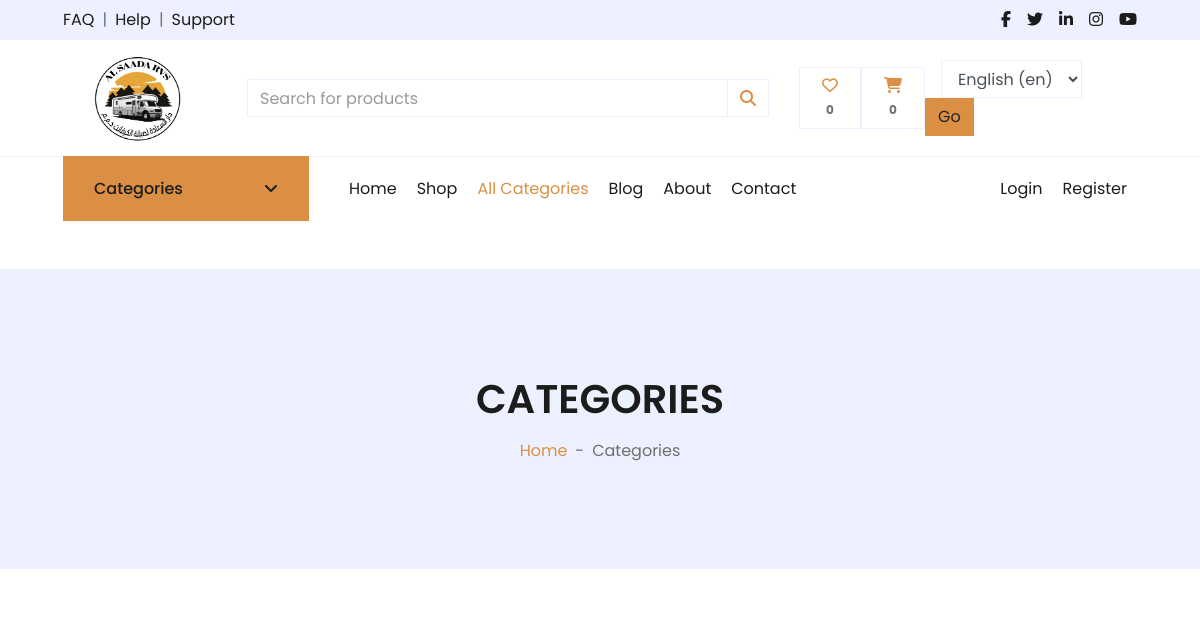
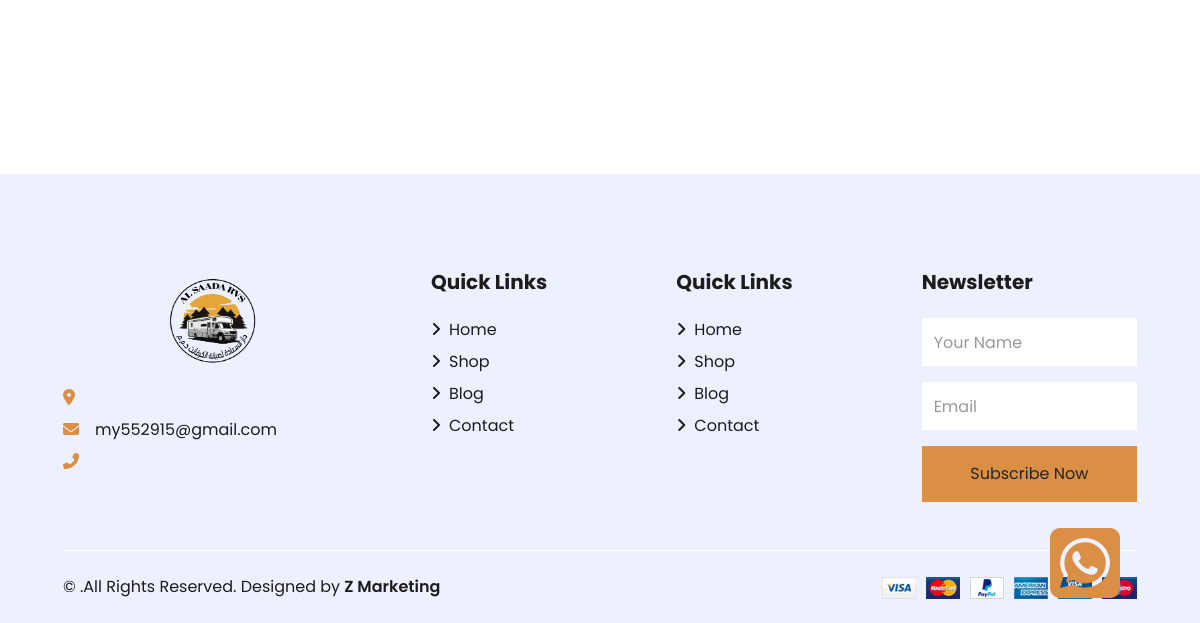
The app's page /products/categories/, older data (2 pictures, top to bottom).
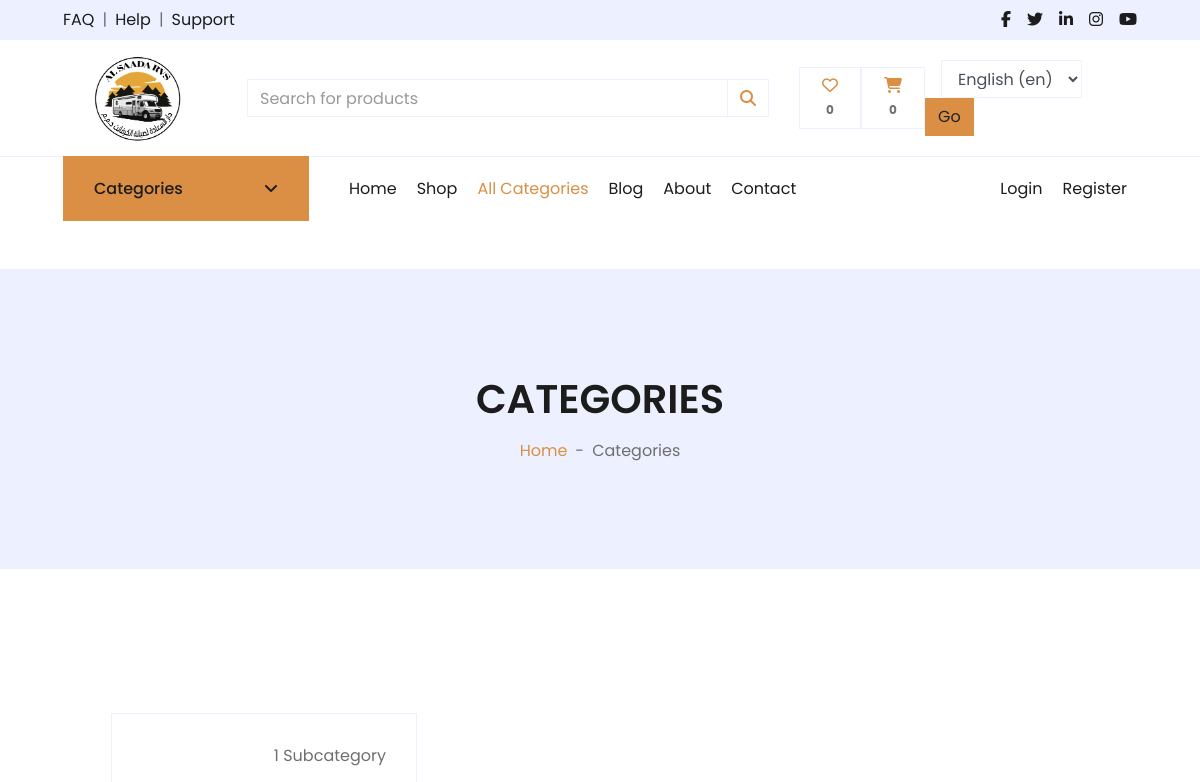
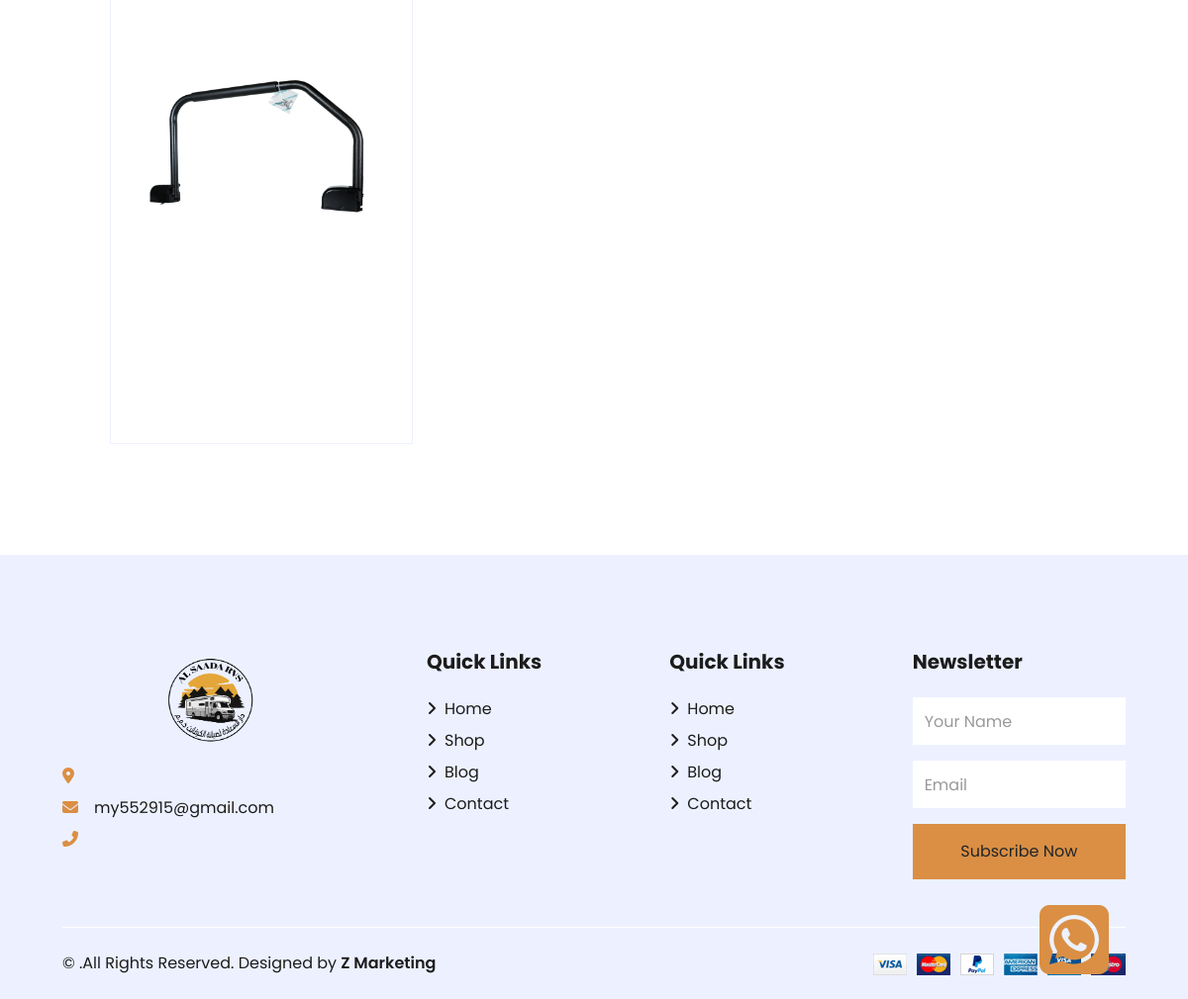
The same page, newer data (2 pictures, top to bottom).
### settings/models.py (models this page shows, shortened)
class Settings(TranslatableModel):
    translations = TranslatedFields(
        site_name = models.CharField(_("site_name"), max_length=50),
        address = models.CharField(_("address"), max_length=50),
        get_in_touch = models.TextField(_("get_in_touch"),max_length=1000),
        phone = models.CharField(_("phone"), max_length=30),
        description = models.TextField(_("description"),max_length=1000)
    )
    logo = models.ImageField(_("logo"), upload_to='setting/')
    email = models.EmailField(_("email"), max_length=254)
    fb_link = models.URLField(_("fb_link"), max_length=200)
    twitter_link = models.URLField(_("twitter_link"), max_length=200)
    instagram_link = models.URLField(_("instagram_link"), max_length=200)
    class Meta:
        verbose_name = _("Settings")
        verbose_name_plural = _("Settings")

### products/models.py (models this page shows, shortened)
class Category(TranslatableModel):
    image = models.ImageField(_("category image"),null=True,blank=True,upload_to='category-image/')
    translations = TranslatedFields(
        name = models.CharField(_("category name"),max_length=100)
    )
    class Meta:
        verbose_name_plural = _("Categories")
        verbose_name = _("Categories")

### products/views.py (the view)
# urls.py: path('categories/',category_list ,name='categories'),
def category_list(request):
    category_list = Category.objects.annotate(subcategory_count=Count('subcategory'))
    paginator = Paginator(category_list,1)
    page = request.GET.get('page')
    paged_product = paginator.get_page(page)
    context = {
        'category_list':paged_product
    }
    return render(request,'products/categories.html',context)

### products/templates/products/categories.html (shortened to what this page needs)
{% extends "base.html" %}
{% load static %}
{% load i18n %}
{% block body %}
<div class="container-fluid bg-secondary mb-5">
    <div class="d-flex flex-column align-items-center justify-content-center" style="min-height: 300px">
        <h1 class="font-weight-semi-bold text-uppercase mb-3">{% trans "Categories" %}</h1>
        <div class="d-inline-flex">
            <p class="m-0"><a href="/">{% trans "Home" %}</a></p>
            <p class="m-0 px-2">-</p>
            <p class="m-0">{% trans "Categories" %}</p>
        </div>
    </div>
</div>
<div class="container-fluid pt-5">
    <div class="row px-xl-5 pb-3">
        <div class="container-fluid pt-5">
            <div class="row px-xl-5 pb-3">
                {% for category in categories %}
        <div class="col-lg-4 col-md-6 pb-1">
            <div class="cat-item d-flex flex-column border mb-4" style="padding: 30px;">
                <p class="text-right">{{ category.subcategory_set.count }} {% trans "Subcategory" %} </p>
                <a href="{% url 'subcategories' category.id %}" class="cat-img position-relative overflow-hidden mb-3">
                    <img class="img-fluid" src="{% if category.image %}{{ category.image.url }}{% endif %}" alt="">
                </a>
            </div>
        </div>
    {% endfor %}
            </div>
        </div>
    </div>
</div>
<div class="col-12 pb-1">
</div>
{% endblock body %}

### templates/base.html (shortened to what this page needs)
{% load static %}
{% load i18n %}
<!DOCTYPE HTML>
<html lang="{{ current_language }}">
<head>
    <link href="https://cdnjs.cloudflare.com/ajax/libs/font-awesome/5.10.0/css/all.min.css" rel="stylesheet">
    <link href="{% static 'lib/owlcarousel/assets/owl.carousel.min.css'%}" rel="stylesheet">
    <link href="{% static 'css/all.min.css'%}" rel="stylesheet">
    <link href="{% static 'css/style.css'%}" rel="stylesheet">
    <link href="{% static 'css/custom.css'%}" rel="stylesheet">
</head>
<body>
    <div class="container-fluid">
        <div class="row bg-secondary py-2 px-xl-5">
            <div class="col-lg-6 d-none d-lg-block">
                <div class="d-inline-flex align-items-center">
                    <a class="text-dark" href="{% url 'contact'%}">{% trans "FAQ" %}</a>
                    <span class="text-muted px-2">|</span>
                    <a class="text-dark" href="{% url 'contact'%}">{% trans "Help" %}</a>
                    <span class="text-muted px-2">|</span>
                    <a class="text-dark" href="{% url 'contact'%}">{% trans "Support" %}</a>
                </div>
            </div>
            <div class="col-lg-6 text-center text-lg-right">
                <div class="d-inline-flex align-items-center">
                    <a class="text-dark px-2" href="{{about_site.fb_link}}">
                        <i class="fab fa-facebook-f"></i>
                    </a>
                    <a class="text-dark px-2" href="{{about_site.twitter_link}}">
                        <i class="fab fa-twitter"></i>
                    </a>
                    <a class="text-dark px-2" href="">
                        <i class="fab fa-linkedin-in"></i>
                    </a>
                    <a class="text-dark px-2" href="{{about_site.instagram_link}}">
                        <i class="fab fa-instagram"></i>
                    </a>
                    <a class="text-dark pl-2" href="">
                        <i class="fab fa-youtube"></i>
                    </a>
                </div>
            </div>
        </div>
        <div class="row align-items-center py-2 px-xl-5">
            <div class="col-lg-2 d-none d-lg-block">
                <a href="/" class="text-decoration-none">
                    <h1 class="m-0  text-center display-5 font-weight-semi-bold">
                        <img src="{{about_site.logo.url}}" width="100px" height="100px" alt="Logo">
                    </h1>
                </a>
            </div>
            <div class="col-lg-6 col-6  text-left">
                <form id="searchForm" autocomplete="off" action="">
                    <div class="input-group">
                        <input type="text" id="searchInput" class="form-control"
                            placeholder="{% trans "Search for products" %}">
                        <div class="input-group-append">
                            <span class="input-group-text bg-transparent text-primary">
                                <i class="fa fa-search"></i>
                            </span>
                        </div>
                    </div>
                </form>
            </div>
            <div class="col-lg-4 col-6 d-lg-flex justify-content-center align-items-center  text-right">
                <a href="{% url 'favourite'%}" class="btn border">
                    {% if product_counter == 0 %}
                    <i class="fa-regular fa-heart text-primary"></i>
                    <span class="badge">{{product_counter}}</span>
                    {% else %}
                    <i class="fas fa-heart text-primary"></i>
                    <span class="badge">{{product_counter}}</span>
                    {% endif %}
                </a>
                <a href="{% url 'cart'%}" class="btn border">
                    <i class="fas fa-shopping-cart text-primary"></i>
                    <span class="badge">{{cart_counter}}</span>
                </a>
                <form action="{% url 'set_language' %}" method="post" class="form-inline  ">
                    <div class="form-group mx-sm-3 ">
                        <select name="language" id="language" class="form-control">
                            {% get_current_language as LANGUAGE_CODE %}
                            {% get_available_languages as LANGUAGES %}
                            {% get_language_info_list for LANGUAGES as languages %}
                            {% for language in languages %}
                            <option value="{{ language.code }}"
                                {% if language.code == LANGUAGE_CODE %}selected{% endif %}>
                                {{ language.name_local }} ({{ language.code }})
                            </option>
                            {% endfor %}
                        </select>
                    </div>
                    <button type="submit" class="btn btn-primary ">Go</button>
                </form>
            </div>
        </div>
    </div>
    <div class="container-fluid mb-5">
        <div class="row border-top px-xl-5">
            <div class="col-lg-3 d-none d-lg-block">
                <a class="btn shadow-none d-flex align-items-center justify-content-between bg-style text-white w-100"
                    data-toggle="collapse" href="#navbar-vertical"
                    style="height: 65px; margin-top: -1px; padding: 0 30px;">
                    <h6 class="m-0">{% trans "Categories" %}</h6>
                    <i class="fa fa-angle-down text-dark"></i>
                </a>
            </div>
            <div class="col-lg-9">
                <nav class="navbar navbar-expand-lg bg-light navbar-light py-3 py-lg-0 px-0">
                    <div class="collapse navbar-collapse justify-content-between" id="navbarCollapse">
                        <div class="navbar-nav mr-auto py-0">
                            <a href="/"
                                class="nav-item nav-link {% if request.path == '/' or request.path == '/en/' or request.path == '/ar/' %}active{% endif %}">{% trans "Home" %}</a>
                            <a href="{% url 'product_list' %}"
                                class="nav-item nav-link {% if request.path == '/products/' or request.path == '/products/en/' or request.path == '/products/ar/' %}active{% endif %}">{% trans "Shop" %}</a>
                            <a href="{% url 'categories' %}"
                                class="nav-item nav-link {% if request.path == '/products/categories/' or request.path == '/products/categories/en/' or request.path == '/products/categories/ar/' %}active{% endif %}">{% trans "All Categories" %}</a>
                            <a href="{% url 'blog' %}"
                                class="nav-item nav-link {% if request.path == '/blog/' or request.path == '/blog/en/' or request.path == '/blog/ar/' %}active{% endif %}">{% trans "Blog" %}</a>
                            <a href="{% url 'about' %}"
                                class="nav-item nav-link {% if request.path == '/about/' or request.path == '/about/en/' or request.path == '/about/ar/' %}active{% endif %}">{% trans "About" %}</a>
                            <a href="{% url 'contact' %}"
                                class="nav-item nav-link {% if request.path == '/contact/' or request.path == '/contact/en/' or request.path == '/contact/ar/' %}active{% endif %}">{% trans "Contact" %}</a>
                        </div>
                        {% if user.is_authenticated %}
                        <div class="navbar-nav ml-auto py-0">
                            <a href="{% url 'profile'%}" class="nav-item nav-link">{% trans "Profile" %}</a>
                            <a href="{% url 'product_new'%}" class="nav-item nav-link">{% trans "Add Product" %}</a>
                            <a href="{% url 'logout' %}" class="nav-item nav-link">{% trans "logout" %}</a>
                        </div>
                        {% else %}
                        <div class="navbar-nav ml-auto py-0">
                            <a href="{% url 'login' %}" class="nav-item nav-link">{% trans "Login" %}</a>
                            <a href="{% url 'register' %}" class="nav-item nav-link">{% trans "Register" %}</a>
                        </div>
                        {% endif %}
                    </div>
                </nav>
            </div>
        </div>
    </div>
    {% block body %}
    {% endblock body %}
    <div class="container-fluid bg-secondary text-dark mt-5 pt-5">
        <div class="row px-xl-5 pt-5">
            <div class="col-lg-4 col-md-12 mb-5 pr-3 pr-xl-5">
                <a href="/" class="text-decoration-none">
                    <h1 class="mb-1 text-center display-5 font-weight-semi-bold">
                        <img src="{{about_site.logo.url}}" width="100px" height="100px" alt="Logo">
                    </h1>
                </a>
                <p class="mb-2"><i class="fa fa-map-marker-alt text-primary mr-3"></i>{{about_site.address}}</p>
                <p class="mb-2"><i class="fa fa-envelope text-primary mr-3"></i>{{about_site.email}}</p>
                <p class="mb-0"><i class="fa fa-phone-alt text-primary mr-3"></i>{{about_site.phone}}</p>
                <a href="https://wa.me/{{about_site.phone}}" target="_blank" class="position-fixed whatsicon" rel="noopener noreferrer">
                        <i class="fa-brands fa-square-whatsapp fa-5x"></i>
                    </a>
            </div>
            <div class="col-lg-8 col-md-12">
                <div class="row">
                    <div class="col-md-4 mb-5">
                        <h5 class="font-weight-bold text-dark mb-4">{% trans "Quick Links" %}</h5>
                        <div class="d-flex flex-column justify-content-start">
                            <a class="text-dark mb-2" href="/"><i
                                    class="fa fa-angle-right mr-2"></i>{% trans "Home" %}</a>
                            <a class="text-dark mb-2" href="{% url 'product_list'%}"><i
                                    class="fa fa-angle-right mr-2"></i>{% trans "Shop" %}</a>
                            <a class="text-dark mb-2" href="{% url 'blog'%}"><i
                                    class="fa fa-angle-right mr-2"></i>{% trans "Blog" %}
                            </a>
                            <a class="text-dark" href="{% url 'contact'%}"><i
                                    class="fa fa-angle-right mr-2"></i>{% trans "Contact" %}
                            </a>
                        </div>
                    </div>
                    <div class="col-md-4 mb-5">
                        <h5 class="font-weight-bold text-dark mb-4">{% trans "Quick Links" %}</h5>
                        <div class="d-flex flex-column justify-content-start">
                            <a class="text-dark mb-2" href="/"><i
                                    class="fa fa-angle-right mr-2"></i>{% trans "Home" %}</a>
                            <a class="text-dark mb-2" href="{% url 'product_list'%}"><i
                                    class="fa fa-angle-right mr-2"></i>{% trans "Shop" %}</a>
                            <a class="text-dark mb-2" href="{% url 'blog'%}"><i
                                    class="fa fa-angle-right mr-2"></i>{% trans "Blog" %}
                            </a>
                            <a class="text-dark" href="{% url 'contact'%}"><i
                                    class="fa fa-angle-right mr-2"></i>{% trans "Contact" %}
                            </a>
                        </div>
                    </div>
                    <div id="main_form_div" class="col-md-4 mb-5">
                        <h5 class="font-weight-bold text-dark mb-4">{% trans "Newsletter" %}</h5>
                        <form id="newsletter_form" method="POST" action="{% url 'newsletter_footer'%}">
                            <div class="form-group">
                                <input type="text" class="form-control border-0 py-4" name="name"
                                    placeholder="{% trans "Your Name" %}" required="required" />
                            </div>
                            <div class="form-group">
                                <input type="email" class="form-control border-0 py-4" name="email"
                                    placeholder="{% trans "Email" %}" required="required" />
                            </div>
                            <div>
                                <button class="btn btn-primary btn-block border-0 py-3"
                                    type="submit">{% trans "Subscribe Now" %}</button>
                            </div>
                        </form>
                    </div>
                </div>
            </div>
        </div>
        <div class="row border-top border-light mx-xl-5 py-4">
            <div class="col-md-6 px-xl-0">
                <p class="mb-md-0 text-center text-md-left text-dark">
                    &copy; .{% trans "All Rights Reserved. Designed by" %}
                    <a class="text-dark font-weight-semi-bold" href="https://zmarketings.com">Z Marketing</a><br>
                </p>
            </div>
            <div class="col-md-6 px-xl-0 text-center text-md-right">
                <img class="img-fluid" src="{% static 'img/payments.png'%}" alt="">
            </div>
        </div>
    </div>
</body>
</html>

Row changes from the older to the newer data that the page shows:
added Category: subcategory_set.count "1", image (picture)
